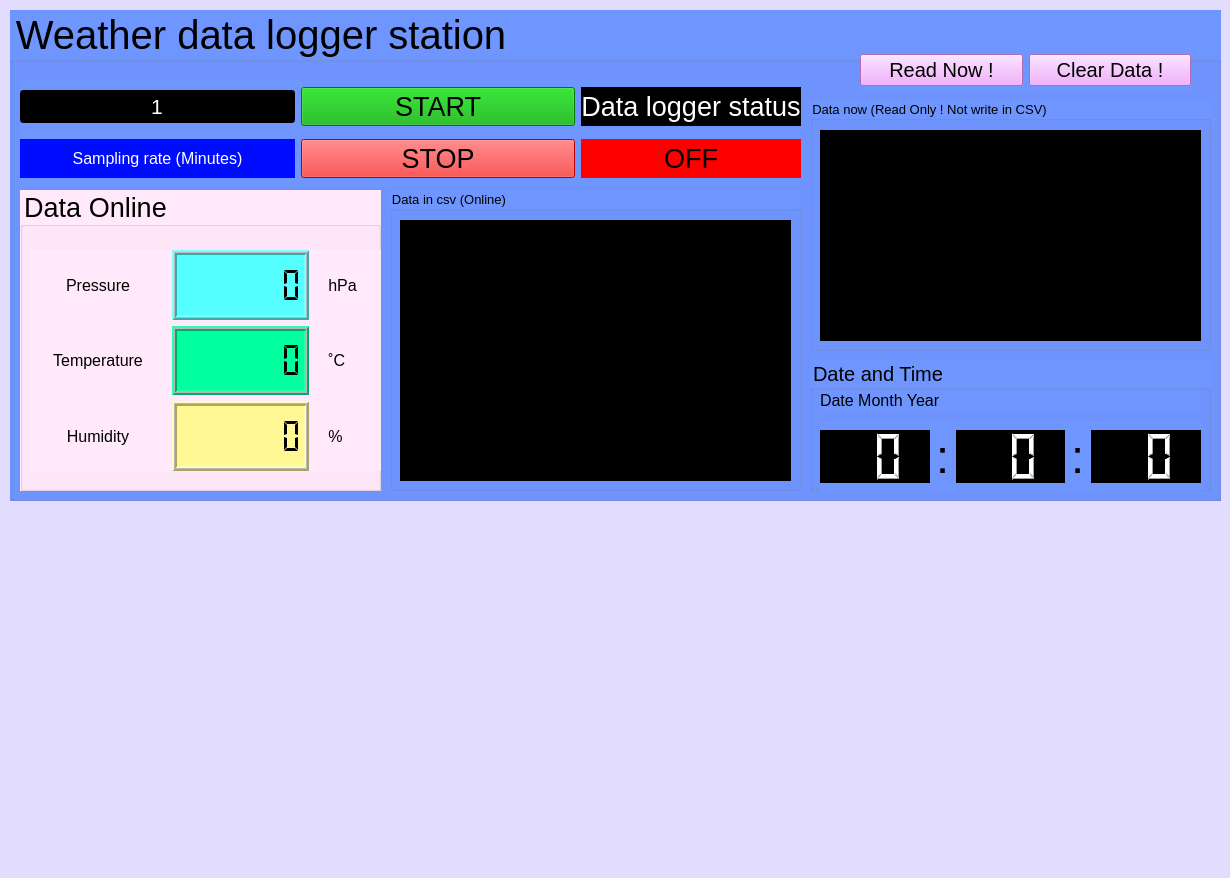
<?xml version="1.0" encoding="UTF-8"?>
<ui version="4.0">
 <class>MainWindow</class>
 <widget class="QMainWindow" name="MainWindow">
  <property name="windowModality">
   <enum>Qt::NonModal</enum>
  </property>
  <property name="geometry">
   <rect>
    <x>0</x>
    <y>0</y>
    <width>1230</width>
    <height>878</height>
   </rect>
  </property>
  <property name="windowTitle">
   <string>MainWindow</string>
  </property>
  <property name="styleSheet">
   <string notr="true">background-color: rgb(226, 221, 255);</string>
  </property>
  <property name="tabShape">
   <enum>QTabWidget::Rounded</enum>
  </property>
  <property name="dockOptions">
   <set>QMainWindow::AllowTabbedDocks|QMainWindow::AnimatedDocks</set>
  </property>
  <widget class="QWidget" name="centralwidget">
   <widget class="QGroupBox" name="groupBox_2">
    <property name="geometry">
     <rect>
      <x>10</x>
      <y>10</y>
      <width>1211</width>
      <height>491</height>
     </rect>
    </property>
    <property name="font">
     <font>
      <pointsize>30</pointsize>
     </font>
    </property>
    <property name="autoFillBackground">
     <bool>false</bool>
    </property>
    <property name="styleSheet">
     <string notr="true">background-color: rgb(111, 149, 255);</string>
    </property>
    <property name="title">
     <string>Weather data logger station</string>
    </property>
    <property name="flat">
     <bool>true</bool>
    </property>
    <property name="checkable">
     <bool>false</bool>
    </property>
    <widget class="QGroupBox" name="groupBox">
     <property name="enabled">
      <bool>true</bool>
     </property>
     <property name="geometry">
      <rect>
       <x>10</x>
       <y>180</y>
       <width>361</width>
       <height>301</height>
      </rect>
     </property>
     <property name="font">
      <font>
       <pointsize>20</pointsize>
      </font>
     </property>
     <property name="focusPolicy">
      <enum>Qt::NoFocus</enum>
     </property>
     <property name="layoutDirection">
      <enum>Qt::LeftToRight</enum>
     </property>
     <property name="styleSheet">
      <string notr="true">background-color: rgb(255, 233, 251);</string>
     </property>
     <property name="title">
      <string>Data Online</string>
     </property>
     <property name="flat">
      <bool>true</bool>
     </property>
     <property name="checkable">
      <bool>false</bool>
     </property>
     <widget class="QWidget" name="gridLayoutWidget_2">
      <property name="geometry">
       <rect>
        <x>10</x>
        <y>60</y>
        <width>421</width>
        <height>221</height>
       </rect>
      </property>
      <layout class="QGridLayout" name="gridLayout_2">
       <item row="0" column="1">
        <layout class="QVBoxLayout" name="verticalLayout">
         <item>
          <widget class="QLabel" name="T2">
           <property name="font">
            <font>
             <pointsize>12</pointsize>
            </font>
           </property>
           <property name="text">
            <string>Pressure</string>
           </property>
           <property name="alignment">
            <set>Qt::AlignCenter</set>
           </property>
          </widget>
         </item>
         <item>
          <widget class="QLabel" name="T1">
           <property name="font">
            <font>
             <pointsize>12</pointsize>
            </font>
           </property>
           <property name="text">
            <string>Temperature</string>
           </property>
           <property name="alignment">
            <set>Qt::AlignCenter</set>
           </property>
          </widget>
         </item>
         <item>
          <widget class="QLabel" name="T2_2">
           <property name="font">
            <font>
             <pointsize>12</pointsize>
            </font>
           </property>
           <property name="text">
            <string>Humidity</string>
           </property>
           <property name="alignment">
            <set>Qt::AlignCenter</set>
           </property>
          </widget>
         </item>
        </layout>
       </item>
       <item row="0" column="2">
        <layout class="QVBoxLayout" name="verticalLayout_2">
         <item>
          <widget class="QLCDNumber" name="PS">
           <property name="layoutDirection">
            <enum>Qt::RightToLeft</enum>
           </property>
           <property name="autoFillBackground">
            <bool>false</bool>
           </property>
           <property name="styleSheet">
            <string notr="true">background-color: rgb(85, 255, 255);</string>
           </property>
           <property name="frameShape">
            <enum>QFrame::Box</enum>
           </property>
           <property name="lineWidth">
            <number>2</number>
           </property>
           <property name="midLineWidth">
            <number>1</number>
           </property>
           <property name="smallDecimalPoint">
            <bool>true</bool>
           </property>
           <property name="digitCount">
            <number>6</number>
           </property>
           <property name="segmentStyle">
            <enum>QLCDNumber::Flat</enum>
           </property>
          </widget>
         </item>
         <item>
          <widget class="QLCDNumber" name="Temp">
           <property name="font">
            <font>
             <weight>50</weight>
             <italic>false</italic>
             <bold>false</bold>
             <kerning>true</kerning>
            </font>
           </property>
           <property name="layoutDirection">
            <enum>Qt::RightToLeft</enum>
           </property>
           <property name="autoFillBackground">
            <bool>false</bool>
           </property>
           <property name="styleSheet">
            <string notr="true">background-color: rgb(0, 255, 157);</string>
           </property>
           <property name="frameShape">
            <enum>QFrame::Box</enum>
           </property>
           <property name="lineWidth">
            <number>2</number>
           </property>
           <property name="midLineWidth">
            <number>1</number>
           </property>
           <property name="smallDecimalPoint">
            <bool>true</bool>
           </property>
           <property name="digitCount">
            <number>6</number>
           </property>
           <property name="segmentStyle">
            <enum>QLCDNumber::Flat</enum>
           </property>
          </widget>
         </item>
         <item>
          <widget class="QLCDNumber" name="Humi">
           <property name="layoutDirection">
            <enum>Qt::RightToLeft</enum>
           </property>
           <property name="autoFillBackground">
            <bool>false</bool>
           </property>
           <property name="styleSheet">
            <string notr="true">background-color: rgb(255, 248, 149);</string>
           </property>
           <property name="frameShape">
            <enum>QFrame::Box</enum>
           </property>
           <property name="lineWidth">
            <number>2</number>
           </property>
           <property name="midLineWidth">
            <number>1</number>
           </property>
           <property name="smallDecimalPoint">
            <bool>true</bool>
           </property>
           <property name="digitCount">
            <number>6</number>
           </property>
           <property name="segmentStyle">
            <enum>QLCDNumber::Flat</enum>
           </property>
          </widget>
         </item>
        </layout>
       </item>
       <item row="0" column="3">
        <layout class="QVBoxLayout" name="verticalLayout_3">
         <item>
          <widget class="QLabel" name="U_Ps">
           <property name="font">
            <font>
             <pointsize>12</pointsize>
            </font>
           </property>
           <property name="text">
            <string>   hPa</string>
           </property>
           <property name="alignment">
            <set>Qt::AlignLeading|Qt::AlignLeft|Qt::AlignVCenter</set>
           </property>
          </widget>
         </item>
         <item>
          <widget class="QLabel" name="U_Temp">
           <property name="font">
            <font>
             <pointsize>12</pointsize>
            </font>
           </property>
           <property name="text">
            <string>   ˚C</string>
           </property>
           <property name="alignment">
            <set>Qt::AlignLeading|Qt::AlignLeft|Qt::AlignVCenter</set>
           </property>
          </widget>
         </item>
         <item>
          <widget class="QLabel" name="U_Humi">
           <property name="font">
            <font>
             <pointsize>12</pointsize>
            </font>
           </property>
           <property name="text">
            <string>   %</string>
           </property>
           <property name="alignment">
            <set>Qt::AlignLeading|Qt::AlignLeft|Qt::AlignVCenter</set>
           </property>
          </widget>
         </item>
        </layout>
       </item>
      </layout>
     </widget>
    </widget>
    <widget class="QWidget" name="gridLayoutWidget">
     <property name="geometry">
      <rect>
       <x>10</x>
       <y>70</y>
       <width>781</width>
       <height>107</height>
      </rect>
     </property>
     <layout class="QGridLayout" name="gridLayout" rowstretch="1,1" columnstretch="1,1,0" rowminimumheight="1,1" columnminimumwidth="1,1,0">
      <item row="0" column="1">
       <widget class="QPushButton" name="ST">
        <property name="font">
         <font>
          <pointsize>20</pointsize>
          <weight>50</weight>
          <bold>false</bold>
          <underline>false</underline>
          <strikeout>false</strikeout>
         </font>
        </property>
        <property name="styleSheet">
         <string notr="true">background-color: rgb(0, 170, 0);</string>
        </property>
        <property name="text">
         <string>START</string>
        </property>
       </widget>
      </item>
      <item row="1" column="0">
       <widget class="QLabel" name="timetor">
        <property name="font">
         <font>
          <pointsize>12</pointsize>
         </font>
        </property>
        <property name="styleSheet">
         <string notr="true">background-color: rgb(0, 12, 255);
color: rgb(255, 255, 255);</string>
        </property>
        <property name="text">
         <string>Sampling rate (Minutes)</string>
        </property>
        <property name="alignment">
         <set>Qt::AlignCenter</set>
        </property>
       </widget>
      </item>
      <item row="0" column="0">
       <widget class="QLineEdit" name="t_tick">
        <property name="font">
         <font>
          <pointsize>16</pointsize>
         </font>
        </property>
        <property name="styleSheet">
         <string notr="true">color: rgb(255, 255, 255);
background-color: rgb(0, 0, 0);</string>
        </property>
        <property name="text">
         <string>1</string>
        </property>
        <property name="alignment">
         <set>Qt::AlignCenter</set>
        </property>
       </widget>
      </item>
      <item row="1" column="1">
       <widget class="QPushButton" name="SP">
        <property name="font">
         <font>
          <pointsize>20</pointsize>
         </font>
        </property>
        <property name="styleSheet">
         <string notr="true">background-color: rgb(255, 0, 0);</string>
        </property>
        <property name="text">
         <string>STOP</string>
        </property>
       </widget>
      </item>
      <item row="0" column="2">
       <widget class="QLabel" name="st">
        <property name="font">
         <font>
          <pointsize>20</pointsize>
         </font>
        </property>
        <property name="styleSheet">
         <string notr="true">background-color: rgb(0, 0, 0);
color: rgb(255, 255, 255);</string>
        </property>
        <property name="text">
         <string>Data logger status</string>
        </property>
        <property name="alignment">
         <set>Qt::AlignCenter</set>
        </property>
       </widget>
      </item>
      <item row="1" column="2">
       <widget class="QLabel" name="loggerset">
        <property name="font">
         <font>
          <pointsize>20</pointsize>
         </font>
        </property>
        <property name="styleSheet">
         <string notr="true">background-color: rgb(255, 0, 0);</string>
        </property>
        <property name="text">
         <string>OFF</string>
        </property>
        <property name="alignment">
         <set>Qt::AlignCenter</set>
        </property>
       </widget>
      </item>
     </layout>
    </widget>
    <widget class="QGroupBox" name="groupBox_4">
     <property name="geometry">
      <rect>
       <x>380</x>
       <y>180</y>
       <width>411</width>
       <height>301</height>
      </rect>
     </property>
     <property name="font">
      <font>
       <pointsize>10</pointsize>
      </font>
     </property>
     <property name="title">
      <string>Data in csv (Online)</string>
     </property>
     <widget class="QTextEdit" name="datacsv">
      <property name="geometry">
       <rect>
        <x>10</x>
        <y>30</y>
        <width>391</width>
        <height>261</height>
       </rect>
      </property>
      <property name="styleSheet">
       <string notr="true">background-color: rgb(0, 0, 0);
color: rgb(255, 255, 255);</string>
      </property>
     </widget>
    </widget>
    <widget class="QWidget" name="horizontalLayoutWidget">
     <property name="geometry">
      <rect>
       <x>850</x>
       <y>40</y>
       <width>331</width>
       <height>41</height>
      </rect>
     </property>
     <layout class="QHBoxLayout" name="horizontalLayout">
      <item>
       <widget class="QPushButton" name="readnow">
        <property name="font">
         <font>
          <pointsize>15</pointsize>
         </font>
        </property>
        <property name="styleSheet">
         <string notr="true">background-color: rgb(240, 153, 255);</string>
        </property>
        <property name="text">
         <string>Read Now !</string>
        </property>
       </widget>
      </item>
      <item>
       <widget class="QPushButton" name="cleardata">
        <property name="font">
         <font>
          <pointsize>15</pointsize>
         </font>
        </property>
        <property name="styleSheet">
         <string notr="true">background-color: rgb(240, 153, 255);</string>
        </property>
        <property name="text">
         <string>Clear Data !</string>
        </property>
       </widget>
      </item>
     </layout>
    </widget>
    <widget class="QGroupBox" name="groupBox_3">
     <property name="geometry">
      <rect>
       <x>800</x>
       <y>90</y>
       <width>401</width>
       <height>251</height>
      </rect>
     </property>
     <property name="font">
      <font>
       <pointsize>10</pointsize>
      </font>
     </property>
     <property name="title">
      <string>Data now (Read Only ! Not write in CSV)</string>
     </property>
     <widget class="QTextEdit" name="Datanowshow">
      <property name="geometry">
       <rect>
        <x>10</x>
        <y>30</y>
        <width>381</width>
        <height>211</height>
       </rect>
      </property>
      <property name="styleSheet">
       <string notr="true">background-color: rgb(0, 0, 0);
color: rgb(255, 255, 255);</string>
      </property>
     </widget>
    </widget>
    <widget class="QGroupBox" name="groupBox_5">
     <property name="geometry">
      <rect>
       <x>800</x>
       <y>350</y>
       <width>401</width>
       <height>131</height>
      </rect>
     </property>
     <property name="font">
      <font>
       <pointsize>15</pointsize>
      </font>
     </property>
     <property name="title">
      <string>Date and Time</string>
     </property>
     <widget class="QWidget" name="layoutWidget">
      <property name="geometry">
       <rect>
        <x>10</x>
        <y>61</y>
        <width>381</width>
        <height>72</height>
       </rect>
      </property>
      <layout class="QGridLayout" name="gridLayout_4">
       <item row="0" column="3">
        <widget class="QLabel" name="t1_2">
         <property name="sizePolicy">
          <sizepolicy hsizetype="Fixed" vsizetype="Fixed">
           <horstretch>0</horstretch>
           <verstretch>0</verstretch>
          </sizepolicy>
         </property>
         <property name="minimumSize">
          <size>
           <width>0</width>
           <height>0</height>
          </size>
         </property>
         <property name="baseSize">
          <size>
           <width>0</width>
           <height>0</height>
          </size>
         </property>
         <property name="font">
          <font>
           <pointsize>35</pointsize>
          </font>
         </property>
         <property name="text">
          <string>:</string>
         </property>
        </widget>
       </item>
       <item row="0" column="1">
        <widget class="QLabel" name="t1">
         <property name="sizePolicy">
          <sizepolicy hsizetype="Fixed" vsizetype="Fixed">
           <horstretch>0</horstretch>
           <verstretch>0</verstretch>
          </sizepolicy>
         </property>
         <property name="minimumSize">
          <size>
           <width>0</width>
           <height>0</height>
          </size>
         </property>
         <property name="font">
          <font>
           <pointsize>35</pointsize>
          </font>
         </property>
         <property name="text">
          <string>:</string>
         </property>
        </widget>
       </item>
       <item row="0" column="0">
        <widget class="QLCDNumber" name="HOUR">
         <property name="sizePolicy">
          <sizepolicy hsizetype="Minimum" vsizetype="Minimum">
           <horstretch>0</horstretch>
           <verstretch>0</verstretch>
          </sizepolicy>
         </property>
         <property name="font">
          <font>
           <pointsize>20</pointsize>
           <weight>50</weight>
           <bold>false</bold>
          </font>
         </property>
         <property name="styleSheet">
          <string notr="true">background-color: rgb(0, 0, 0);
color: rgb(255, 255, 255);</string>
         </property>
         <property name="digitCount">
          <number>2</number>
         </property>
         <property name="value" stdset="0">
          <double>0.000000000000000</double>
         </property>
        </widget>
       </item>
       <item row="0" column="2">
        <widget class="QLCDNumber" name="Minute">
         <property name="sizePolicy">
          <sizepolicy hsizetype="Minimum" vsizetype="Minimum">
           <horstretch>0</horstretch>
           <verstretch>0</verstretch>
          </sizepolicy>
         </property>
         <property name="font">
          <font>
           <pointsize>20</pointsize>
           <weight>50</weight>
           <bold>false</bold>
          </font>
         </property>
         <property name="styleSheet">
          <string notr="true">background-color: rgb(0, 0, 0);
color: rgb(255, 255, 255);</string>
         </property>
         <property name="digitCount">
          <number>2</number>
         </property>
         <property name="value" stdset="0">
          <double>0.000000000000000</double>
         </property>
        </widget>
       </item>
       <item row="0" column="4">
        <widget class="QLCDNumber" name="Second">
         <property name="sizePolicy">
          <sizepolicy hsizetype="Minimum" vsizetype="Minimum">
           <horstretch>0</horstretch>
           <verstretch>0</verstretch>
          </sizepolicy>
         </property>
         <property name="font">
          <font>
           <pointsize>20</pointsize>
           <weight>50</weight>
           <bold>false</bold>
          </font>
         </property>
         <property name="styleSheet">
          <string notr="true">background-color: rgb(0, 0, 0);
color: rgb(255, 255, 255);</string>
         </property>
         <property name="digitCount">
          <number>2</number>
         </property>
         <property name="value" stdset="0">
          <double>0.000000000000000</double>
         </property>
        </widget>
       </item>
      </layout>
     </widget>
     <widget class="QLabel" name="datenow">
      <property name="geometry">
       <rect>
        <x>10</x>
        <y>30</y>
        <width>381</width>
        <height>21</height>
       </rect>
      </property>
      <property name="font">
       <font>
        <pointsize>12</pointsize>
       </font>
      </property>
      <property name="text">
       <string>Date Month Year</string>
      </property>
     </widget>
    </widget>
   </widget>
  </widget>
  <widget class="QMenuBar" name="menubar">
   <property name="geometry">
    <rect>
     <x>0</x>
     <y>0</y>
     <width>1230</width>
     <height>26</height>
    </rect>
   </property>
  </widget>
  <widget class="QStatusBar" name="statusbar"/>
 </widget>
 <resources/>
 <connections/>
</ui>
